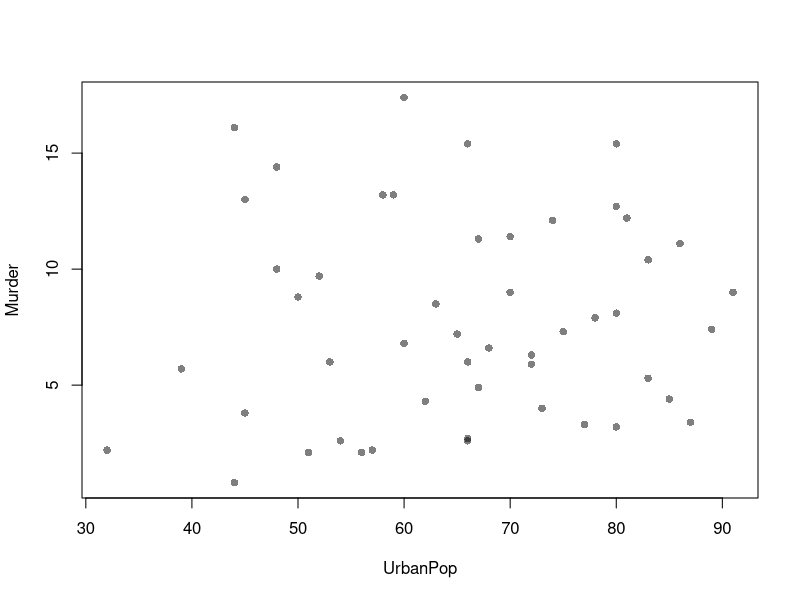
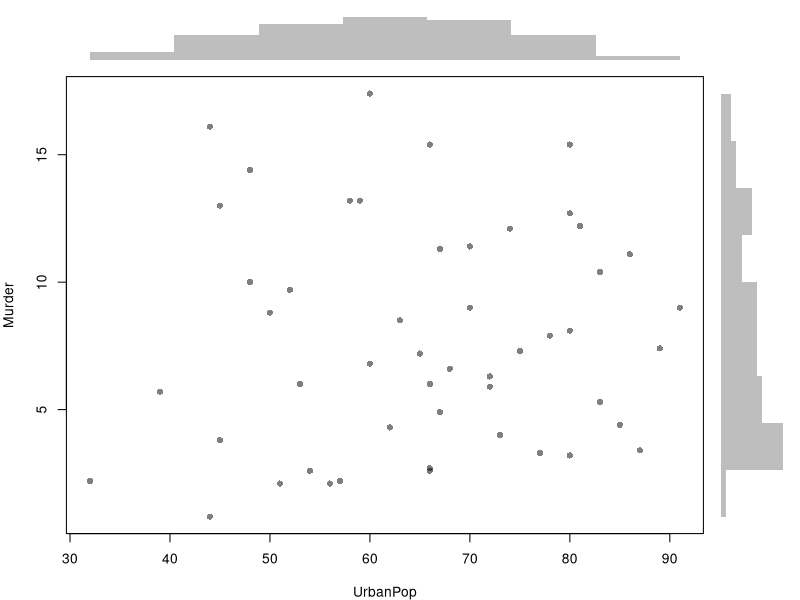
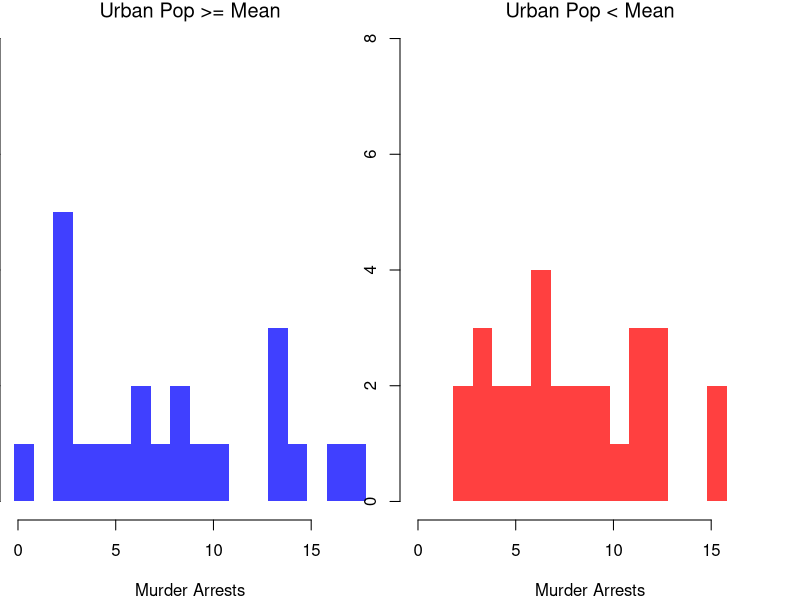
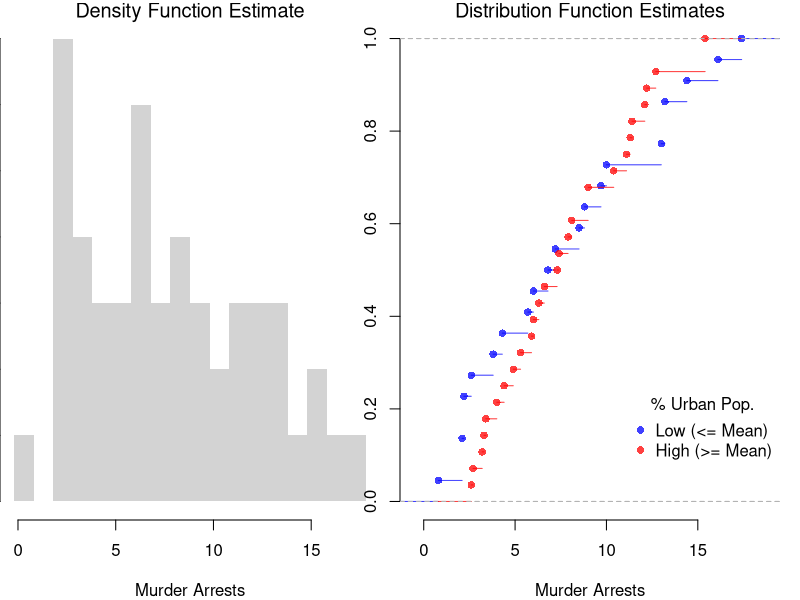
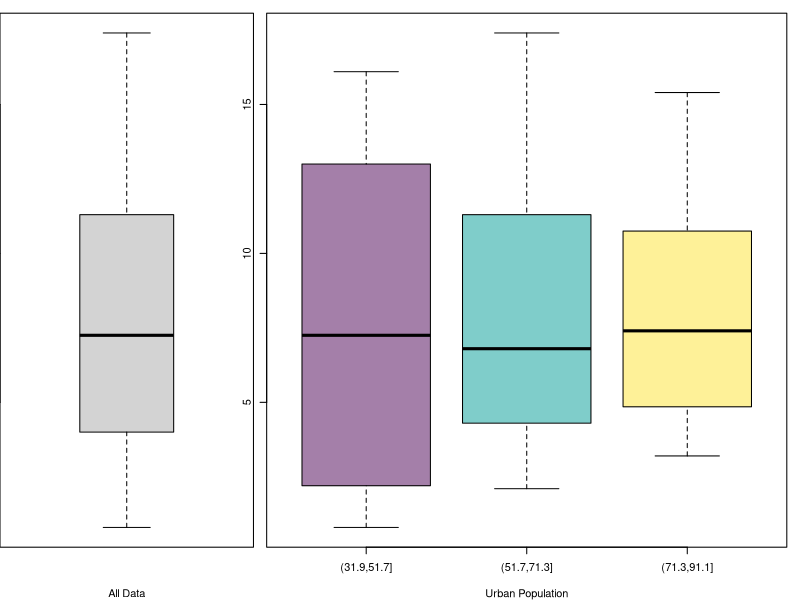
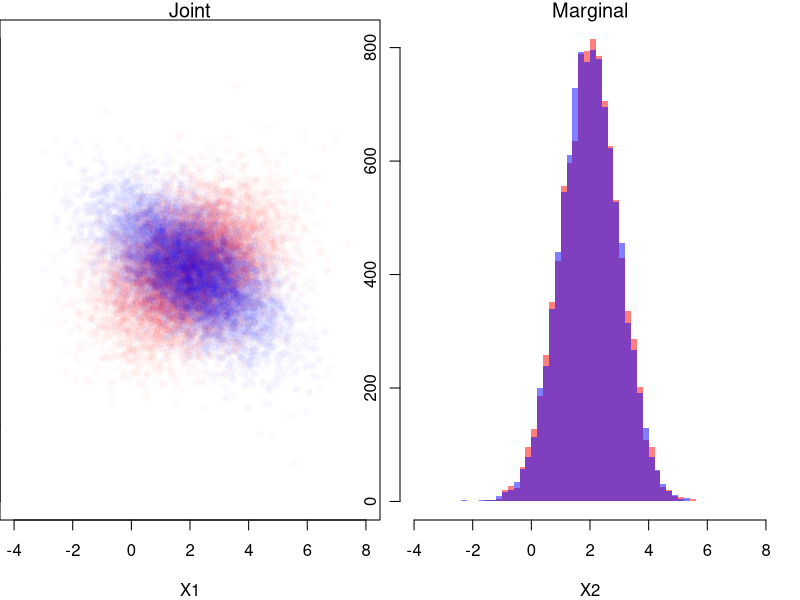

Write the R code that produced these figures, in order.
## ---- chunk 1
# Bivariate Data from USArrests
xy <- USArrests[,c('Murder','UrbanPop')]
xy[1,]
## ---- chunk 2
plot(Murder~UrbanPop, USArrests, pch=16, col=grey(0.,.5))
## ---- chunk 3
# Setup Plot
layout( matrix(c(2,0,1,3), ncol=2, byrow=TRUE),
    widths=c(9/10,1/10), heights=c(1/10,9/10))

# Scatterplot
par(mar=c(4,4,1,1))
plot(Murder~UrbanPop, USArrests, pch=16, col=rgb(0,0,0,.5))

# Add Marginals
par(mar=c(0,4,1,1))
xhist <- hist(USArrests[,'UrbanPop'], plot=FALSE)
barplot(xhist[['counts']], axes=FALSE, space=0, border=NA)

par(mar=c(4,0,1,1))
yhist <- hist(USArrests[,'Murder'], plot=FALSE)
barplot(yhist[['counts']], axes=FALSE, space=0, horiz=TRUE, border=NA)
## ---- chunk 4
# Tailored Histogram 
ylim <- c(0,8)
xbks <-  seq(min(USArrests[,'Murder'])-1, max(USArrests[,'Murder'])+1, by=1)

# Also show more information
# Split Data by Urban Population above/below mean
pop_mean <- mean(USArrests[,'UrbanPop'])
pop_cut <- USArrests[,'UrbanPop']< pop_mean
murder_lowpop <- USArrests[pop_cut,'Murder']
murder_highpop <- USArrests[!pop_cut,'Murder']
cols <- c(low=rgb(0,0,1,.75), high=rgb(1,0,0,.75))

par(mfrow=c(1,2))
hist(murder_lowpop,
    breaks=xbks, col=cols[1],
    main='Urban Pop >= Mean', font.main=1,
    xlab='Murder Arrests',
    border=NA, ylim=ylim)

hist(murder_highpop,
    breaks=xbks, col=cols[2],
    main='Urban Pop < Mean', font.main=1,
    xlab='Murder Arrests',
    border=NA, ylim=ylim)
## ---- chunk 5
par(mfrow=c(1,2))
# Full Sample Density
hist(USArrests[,'Murder'], 
    main='Density Function Estimate', font.main=1,
    xlab='Murder Arrests',
    breaks=xbks, freq=F, border=NA)

# Split Sample Distribution Comparison
F_lowpop <- ecdf(murder_lowpop)
plot(F_lowpop, col=cols[1],
    pch=16, xlab='Murder Arrests',
    main='Distribution Function Estimates',
    font.main=1, bty='n')
F_highpop <- ecdf(murder_highpop)
plot(F_highpop, add=T, col=cols[2], pch=16)

legend('bottomright', col=cols,
    pch=16, bty='n', inset=c(0,.1),
    title='% Urban Pop.',
    legend=c('Low (<= Mean)','High (>= Mean)'))
## ---- chunk 6
# Simple Interactive Scatter Plot
# plot(Assault~UrbanPop, USArrests, col=grey(0,.5), pch=16,
#    cex=USArrests[,'Murder']/diff(range(USArrests[,'Murder']))*2,
#    main='US Murder arrests (per 100,000)')
## ---- chunk 7
layout( t(c(1,2,2)))
boxplot(USArrests[,'Murder'], main='',
    xlab='All Data', ylab='Murder Arrests')

# K Groups with even spacing
K <- 3
USArrests[,'UrbanPop_Kcut'] <- cut(USArrests[,'UrbanPop'],K)
Kcols <- hcl.colors(K,alpha=.5)
boxplot(Murder~UrbanPop_Kcut, USArrests,
    main='', col=Kcols,
    xlab='Urban Population', ylab='')

# 4 Groups with equal numbers of observations
#Qcuts <- c(
#    '0%'=min(USArrests[,'UrbanPop'])-10*.Machine[['double.eps']],
#    quantile(USArrests[,'UrbanPop'], probs=c(.25,.5,.75,1)))
#USArrests[,'UrbanPop']_cut <- cut(USArrests[,'UrbanPop'], Qcuts)
#boxplot(Murder~UrbanPop_cut, USArrests, col=hcl.colors(4,alpha=.5))
## ---- chunk 8
# Create a 2x2 matrix for the joint distribution.
# Rows correspond to X1 (coin 1), and columns correspond to X2 (coin 2).
P_fair <- matrix(1/4, nrow = 2, ncol = 2)
rownames(P_fair) <- c("X1=0", "X1=1")
colnames(P_fair) <- c("X2=0", "X2=1")
P_fair

# Compute the marginal distributions.
# Marginal for X1: sum across columns.
P_X1 <- rowSums(P_fair)
P_X1
# Marginal for X2: sum across rows.
P_X2 <- colSums(P_fair)
P_X2

# Compute the conditional probabilities Prob(X2 | X1).
cond_X2_given_X1 <- matrix(0, nrow = 2, ncol = 2)
for (j in 1:2) {
  cond_X2_given_X1[, j] <- P_fair[, j] / P_X1[j]
}
rownames(cond_X2_given_X1) <- c("X2=0", "X2=1")
colnames(cond_X2_given_X1) <- c("given X1=0", "given X1=1")
cond_X2_given_X1
## ---- chunk 9
# Create the joint distribution matrix for the unfair coin case.
P_unfair <- matrix(c(0.5, 0, 0, 0.5), nrow = 2, ncol = 2, byrow = TRUE)
rownames(P_unfair) <- c("X1=0", "X1=1")
colnames(P_unfair) <- c("X2=0", "X2=1")
P_unfair

# Compute the marginal distribution for X2 in the unfair case.
P_X2_unfair <- colSums(P_unfair)
P_X1_unfair <- rowSums(P_unfair)

# Compute the conditional probabilities Prob(X1 | X2) for the unfair coin.
cond_X2_given_X1_unfair <- matrix(NA, nrow = 2, ncol = 2)
for (j in 1:2) {
  if (P_X1_unfair[j] > 0) {
    cond_X2_given_X1_unfair[, j] <- P_unfair[, j] / P_X1_unfair[j]
  }
}
rownames(cond_X2_given_X1_unfair) <- c("X2=0", "X2=1")
colnames(cond_X2_given_X1_unfair) <- c("given X1=0", "given X1=1")
cond_X2_given_X1_unfair
## ---- chunk 10
# Simulate Bivariate Data
N <- 10000
Mu <- c(2,2) ## Means

Sigma1 <- matrix(c(2,-.8,-.8,1),2,2) ## CoVariance Matrix
MVdat1 <- mvtnorm::rmvnorm(N, Mu, Sigma1)

Sigma2 <- matrix(c(2,.4,.4,1),2,2) ## CoVariance Matrix
MVdat2 <- mvtnorm::rmvnorm(N, Mu, Sigma2)

par(mfrow=c(1,2))
## Different diagonals
plot(MVdat2, col=rgb(1,0,0,0.02), pch=16,
    main='Joint', font.main=1,
    ylim=c(-4,8), xlim=c(-4,8), xlab='X1', ylab='X2')
points(MVdat1,col=rgb(0,0,1,0.02),pch=16)
## Same marginal distributions
xbks <- seq(-4,8,by=.2)
hist(MVdat2[,2], col=rgb(1,0,0,0.5),
    breaks=xbks, border=NA, xlab='X2',
    main='Marginal', font.main=1)
hist(MVdat1[,2], col=rgb(0,0,1,0.5),
    add=T, breaks=xbks, border=NA)
## ---- chunk 11
# Verify Bayes' theorem for the unfair coin case:
# Compute Prob(X1=1 | X2=1) using the formula:
#   Prob(X1=1 | X2=1) = [Prob(X2=1 | X1=1) * Prob(X1=1)] / Prob(X2=1)

P_X1_1 <- 0.5
P_X2_1_given_X1_1 <- 1  # Since coin 2 copies coin 1.
P_X2_1 <- P_X2_unfair["X2=1"]

bayes_result <- (P_X2_1_given_X1_1 * P_X1_1) / P_X2_1
bayes_result
